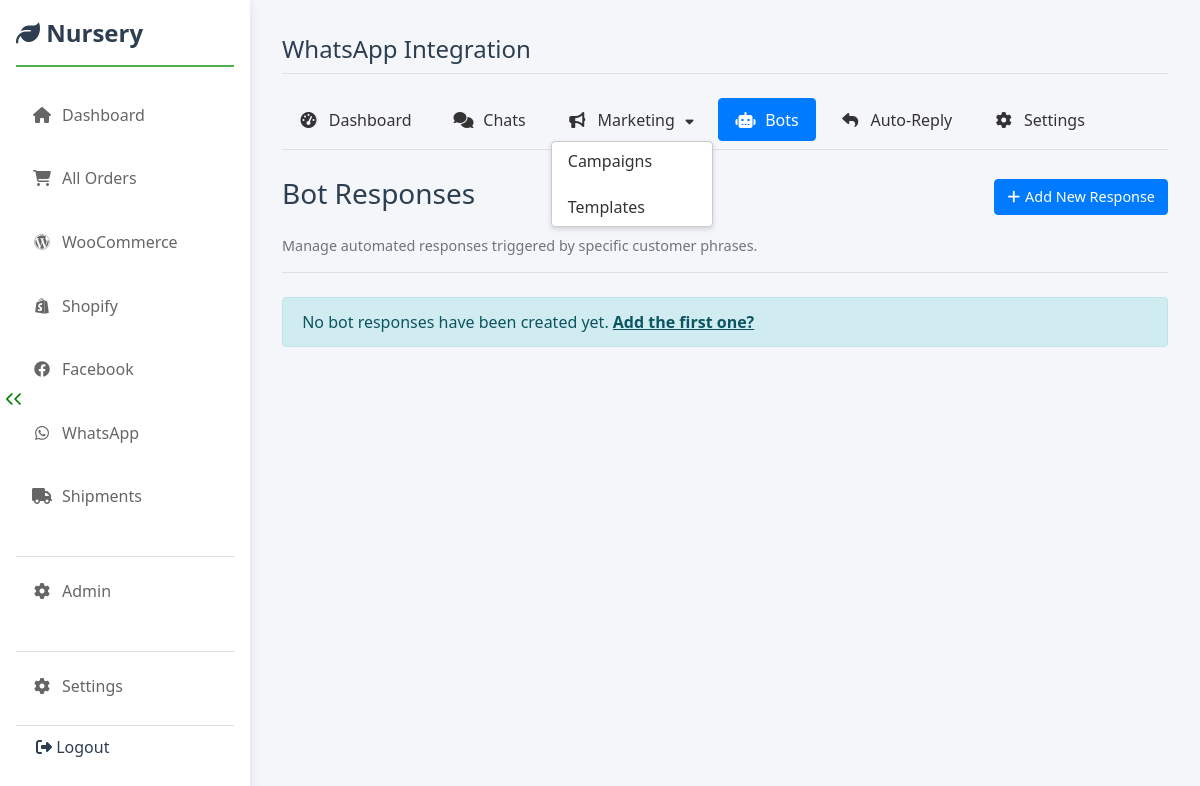
/whatsapp/bots/ (signed in), run on an earlier commit of the app's database.
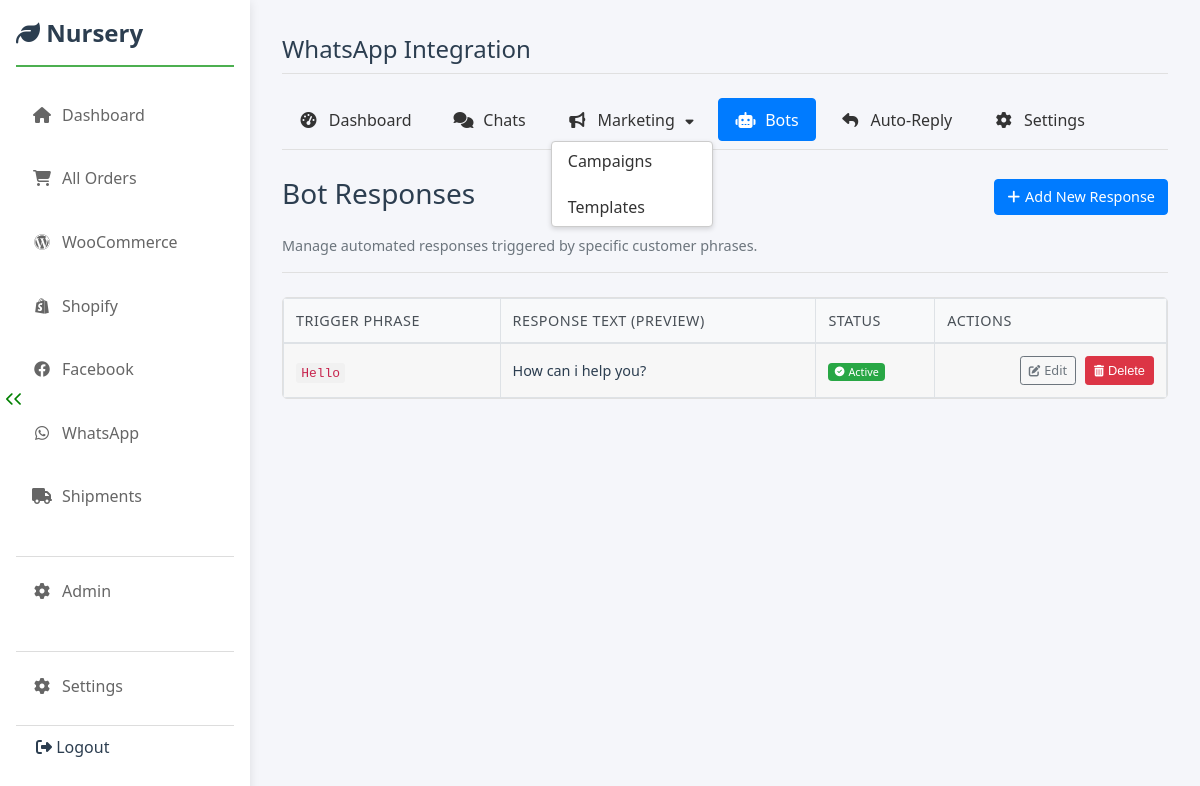
And on a later commit of the database.
### whatsapp_app/models.py (models this page shows, shortened)
class BotResponse(models.Model):
    trigger_phrase = models.CharField(
        max_length=255,
        unique=True, # Ensure trigger phrases are unique
        help_text="Keyword or phrase that triggers this response (case-insensitive exact match)."
    )
    response_text = models.TextField(help_text="The message text to send back.")
    is_active = models.BooleanField(default=True, help_text="Whether this bot response is currently enabled.")
    created_at = models.DateTimeField(auto_now_add=True)
    updated_at = models.DateTimeField(auto_now=True)
    class Meta:
        verbose_name = "Bot Response"
        verbose_name_plural = "Bot Responses"
        ordering = ['trigger_phrase']

### whatsapp_app/views.py (the view)
# urls.py: path('bots/', views.bot_response_list, name='bot_list'),
@user_passes_test(is_staff_user)
def bot_response_list(request):
    bot_responses = BotResponse.objects.order_by('trigger_phrase')
    context = {'bot_responses': bot_responses}
    return render(request, 'whatsapp/bot/bot_list.html', context)

### whatsapp_app/views.py (called while the page is built)
def is_staff_user(user):
    return user.is_authenticated and user.is_staff

### templates/whatsapp/bot/bot_list.html (shortened to what this page needs)
{% extends "whatsapp/base_whatsapp.html" %}
{% load static %}
{% block whatsapp_content %}
<div class="whatsapp-list-container">
    <div class="list-header">
        <h3 class="page-title">Bot Responses</h3>
        <a href="{% url 'whatsapp_app:bot_response_create' %}" class="custom-button button-primary">
             <i class="fas fa-plus"></i> Add New Response
        </a>
    </div>
    <p class="page-description">Manage automated responses triggered by specific customer phrases.</p>
    <hr class="divider">
    {% if bot_responses %}
    <div class="table-container">
        <table class="custom-table">
            <thead>
                <tr>
                    <th>Trigger Phrase</th>
                    <th>Response Text (Preview)</th>
                    <th>Status</th>
                    <th>Actions</th>
                </tr>
            </thead>
            <tbody>
                {% for response in bot_responses %}
                <tr>
                    <td data-label="Trigger Phrase"><code>{{ response.trigger_phrase }}</code></td>
                    <td data-label="Response Preview">{{ response.response_text|truncatewords:15 }}</td>
                    <td data-label="Status">
                        {% if response.is_active %}
                            <span class="status-badge status-active"><i class="fas fa-check-circle"></i> Active</span>
                        {% else %}
                             <span class="status-badge status-inactive"><i class="fas fa-times-circle"></i> Inactive</span>
                        {% endif %}
                    </td>
                    <td data-label="Actions" class="action-buttons">
                        <a href="{% url 'whatsapp_app:bot_response_edit' response.pk %}" class="custom-button button-outline-secondary button-sm" title="Edit">
                            <i class="fas fa-edit"></i> Edit
                        </a>
                        <form method="post" action="{% url 'whatsapp_app:bot_response_delete' response.pk %}" style="display: inline-block; margin-left: 5px;" onsubmit="return confirm('Are you sure you want to delete the response for trigger: \'{{ response.trigger_phrase|escapejs }}\'?');">
                            <button type="submit" class="custom-button button-danger button-sm" title="Delete">
                                <i class="fas fa-trash-alt"></i> Delete
                            </button>
                        </form>
                    </td>
                </tr>
                {% endfor %}
            </tbody>
        </table>
    </div>
    {% else %}
    <div class="message-item message-info">
        No bot responses have been created yet.
        <a href="{% url 'whatsapp_app:bot_response_create' %}" class="message-link">Add the first one?</a>
    </div>
    {% endif %}
</div>
{% endblock %}

What changed in the data, as far as the page shows it:
added BotResponse: trigger_phrase "Hello", response_text "How can i help you?", is_active True (drawn)
Also different on the page:
text no longer shown: "No bot responses have been created yet. Add the first one?"
text now shown: "TRIGGER PHRASE RESPONSE TEXT (PREVIEW) STATUS ACTIONS"
